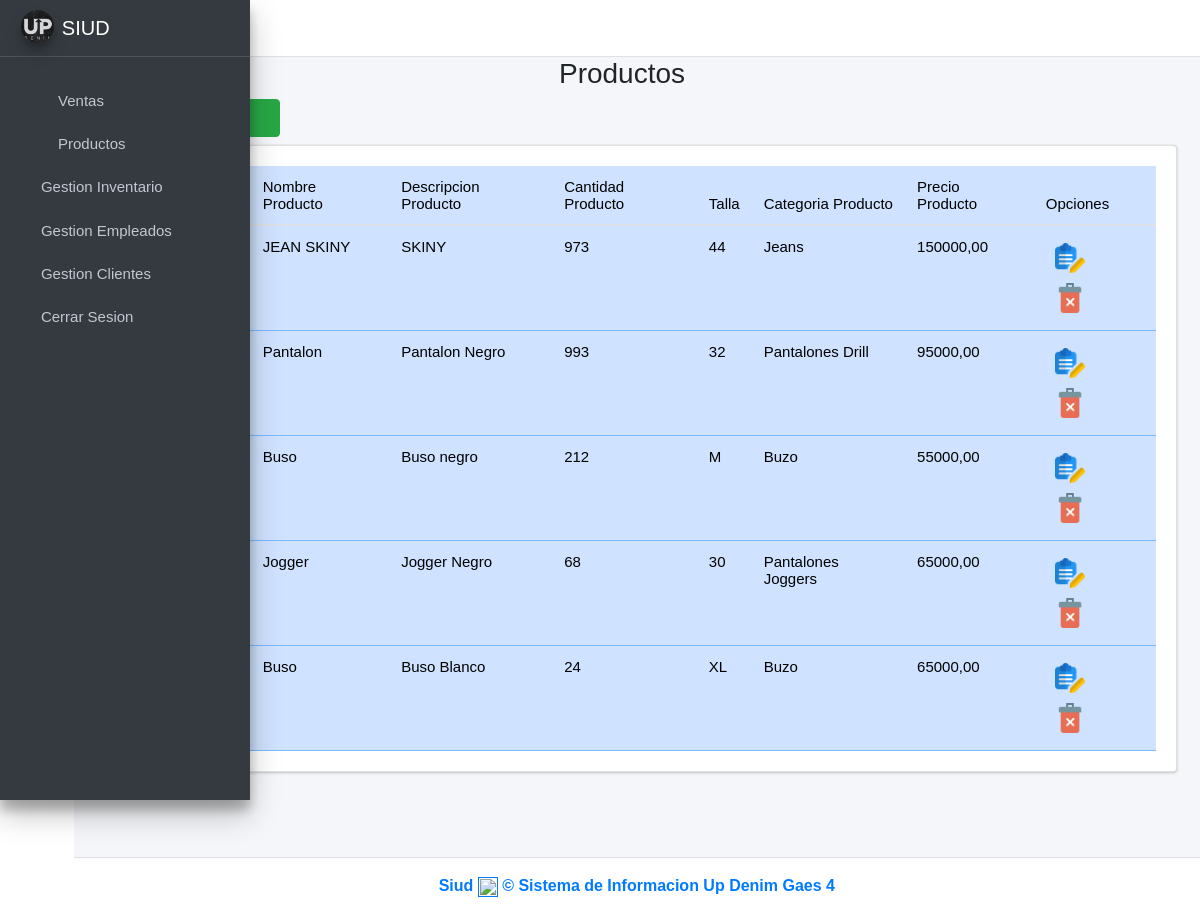
The page /productos/ (signed in) on the database its author committed.
### ventas/models.py (models this page shows, shortened)
class Producto(models.Model):
    cod_producto = models.CharField(primary_key=True, unique=True, blank=False, null=False, max_length=15)
    nombre_producto = models.CharField(max_length=45, null=False)
    precio_venta = models.DecimalField(max_digits=10, decimal_places=2, null=False, blank=False)
    descripcion_producto = models.CharField(max_length=45)
    cantidad_productos = models.PositiveIntegerField(null=False)
    imagen = models.ImageField(upload_to='productos', null=True, blank=True)
    idcategoria_producto = models.ForeignKey(CategoriaProducto, on_delete=models.CASCADE)
    idtalla = models.ForeignKey(Talla, on_delete=models.CASCADE)
    created = models.DateTimeField(auto_now_add=True)
    updated = models.DateTimeField(auto_now=True)
    class Meta:
        verbose_name = 'producto'
        verbose_name_plural = 'productos'

class Talla(models.Model):
    idtalla = models.AutoField(primary_key=True)
    talla = models.CharField(max_length=45, unique=True)
    class Meta:
        verbose_name = 'talla'
        verbose_name_plural = 'tallas'
    def __str__(self):
        return f"{self.talla}"

class CategoriaProducto(models.Model):
    idcategoria_producto = models.AutoField(primary_key=True)
    categoria_producto = models.CharField(max_length=45, unique=True, blank=False, null=False)
    class Meta:
        verbose_name = 'categoriaproducto'
        verbose_name_plural = 'categoriasproducto'
    def __str__(self):
        return f"{self.categoria_producto}"

### ventas/views.py (the view)
# urls.py: path('productos/', views.productos_vista, name='Productos'),
@login_required
def productos_vista(request):
    producto = Producto.objects.all()
    talla = Talla.objects.all()
    categoriaproducto = CategoriaProducto.objects.all()
    form_personal = AgregarProductoForm()
    context ={
        'producto' : producto,
        'form_personal' : form_personal,
        'talla' : talla,
        'categoriaproducto' : categoriaproducto,
    }
    return render(request, 'productos.html', context)

### ventas/templates/productos.html (shortened to what this page needs)
{% extends "base.html" %}
{% load static %}
{% load widget_tweaks %}
{% block content %}
<link rel="stylesheet" href="{% static 'index/css/b4.css' %}">
<div class="row">
    <div class="col-md-12">
        <h3 class="text-center">Productos   <i class="fas fa-users"></i></h3> <! -- Es para cambiar el icono xd -- >
        <div class="col-md-3 pb-2">
            <a href="#AgregarPersonalModal"
                data-toggle="modal" data-dismiss="modal">
                <button type="button" class="btn btn-success">
                    <i class="fas fa-plus-circle"></i>
                </button>
            </a>
        </div>
        <div class="card card-body" style="overflow:scroll">
            <table class="table table-hover table-primary" id="myTable">
                <thead>
                    <tr>
                        <th># ID</th>
                        <th>Codigo</th>
                        <th>Nombre Producto</th>
                        <th>Descripcion Producto</th>
                        <th>Cantidad Producto</th>
                        <th>Talla</th>
                        <th>Categoria Producto</th>
                        <th>Precio Producto</th>
                        <th>Opciones</th>
                    </tr>
                </thead>
                <tbody class="text-dark">
                    {% for i in producto %}
                    <tr>
                        <td>{{forloop.counter}}</td>
                        <td>{{i.cod_producto}}</td>
                        <td>{{i.nombre_producto}}</td>
                        <td>{{i.descripcion_producto}}</td>
                        <td>{{i.cantidad_productos}}</td>
                        <td>{{i.idtalla.talla}}</td>
                        <td>{{i.idcategoria_producto}}</td>
                        <td>{{i.precio_venta}}</td>
                        <td>
                            <button onclick="window.location.href='/editarProducto/{{ i.cod_producto }}/'" class="btn btn-dark-outline btn-sm" data-toggle="modal" href="#EditarPersonalModal">
                                <img src="{% static 'index/img/editar.png' %}" alt="Error" width="30">
                            </button>
                                    <button onclick="eliminarPersonal('{{i.cod_producto}}')" class="btn btn-dark-outline btn-sm"
                                    data-toggle="modal" href="#EliminarPersonalModal"><img
                                        src="{% static 'index/img/delete.png' %}" alt="Error" width="30"></button>
                            </td>
                    </tr>
                    {% endfor %}
                </tbody>
            </table>
        </div>
    </div>
</div>
{% endblock %}

### ventas/static/index/css/main.css (style rules this page uses)
table, th, td { font-weight: 100; font-size:15px; }
body { font-family: Arial, Helvetica, sans-serif !important; }

### rows shown on the page
Producto: nombre_producto "JEAN SKINY", descripcion_producto "SKINY", cantidad_productos "973", idtalla.talla "44", idcategoria_producto "Jeans", precio_venta "150000,00"
Producto: nombre_producto "Pantalon", descripcion_producto "Pantalon Negro", cantidad_productos "993", idtalla.talla "32", idcategoria_producto "Pantalones Drill", precio_venta "95000,00"
Producto: nombre_producto "Buso", descripcion_producto "Buso negro", cantidad_productos "212", idtalla.talla "M", idcategoria_producto "Buzo", precio_venta "55000,00"
Producto: nombre_producto "Jogger", descripcion_producto "Jogger Negro", cantidad_productos "68", idtalla.talla "30", idcategoria_producto "Pantalones Joggers", precio_venta "65000,00"
Producto: nombre_producto "Buso", descripcion_producto "Buso Blanco", cantidad_productos "24", idtalla.talla "XL", idcategoria_producto "Buzo", precio_venta "65000,00"
